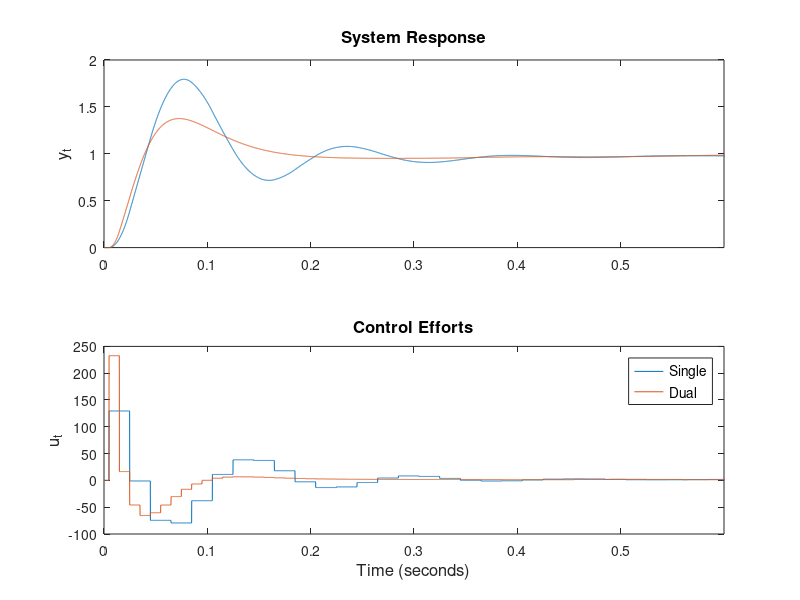

Reproduce this figure in MATLAB.
% load single
load("motivation_single.mat")
u1 = u;
y1 = y;

% load dual
load("motivation_dual.mat")
u2 = u;
y2 = y;



% plot system response
subplot(2,1,1)
plot(t,y1)
hold on
plot(t,y2)

xlim([0 0.6])
ylabel("y_t",'FontSize',12)
title("System Response",'FontSize',12)



% plot control inputs
subplot(2,1,2)
plot(t,u1)
hold on
plot(t,u2)

xlim([0 0.6])
ylabel("u_t",'FontSize',12)
title("Control Efforts",'FontSize',12)
xlabel("Time (seconds)",'FontSize',12)

legend("Single", "Dual",'FontSize',10)